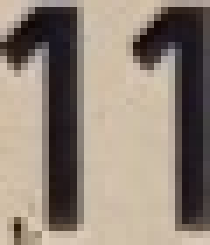
#> input picture Mathable/cifre/11/04.jpg, 30 x 35 px, found by its file name (shown 7 times larger)
$ jupyter execute --allow-errors solutie.ipynb
#> lines starting #> are read from the running program, lines starting #| are printed output that depends on the picture; after the words box and inside, x2 and y2 are one past the last pixel; in counts of white or black regions, pixels touching at a corner belong together
#> further down, img is the input picture: shape (35, 30, 3); mean B, G, R 120.4, 132.8, 145.9
<h1 style="text-align: center;"> Concepte și Aplicații în Vederea Artificială - Tema 1 </h1>
<h1 style="text-align: center;"> Calculator automat de scor pentru jocul Mathable </h1>

<p style="text-align: right;"> Proiect realizat de: Bucă Mihnea-Vicențiu <p>

**Obiectiv**

Scopul acestui proiect este dezvoltarea unui sistem automat pentru a calcula scorul în jocul Mathable.

### Biblioteci

[cell 1]
import os
import cv2 as cv
import numpy as np
import matplotlib.pyplot as plt

[cell 2]
import matplotlib

print("python==", os.sys.version, sep="")
print("opencv_python==", cv.__version__, sep="")
print("numpy==", np.__version__, sep="")
print("matplotlib==", matplotlib.__version__, sep="")

### Evaluare

[cell 3]
# Folders and files we use
folder_path_input = '../testare'
folder_path_output = '../352_Buca_Mihnea-Vicentiu'

# number of games (add +1 since the loop starts from 1)
nr_games = 4 + 1
nr_turns = 50 + 1

### Task 1.

[cell 4]
# [6 lines left out: function show_img, not called in this run]

[cell 5]
def extract_table(image, debug = False):
    # find the coordinates of the table
#> called with debug = False
    image_gray = cv.cvtColor(image, cv.COLOR_BGR2GRAY)
    image_m_blur = cv.medianBlur(image_gray, 5)
    image_g_blur = cv.GaussianBlur(image_m_blur, (5, 5), 0)

    kernel = np.ones((5, 5), np.uint8)
    thresh = cv.erode(image_g_blur, kernel, iterations=2)

    edges =  cv.Canny(thresh, 150, 400)
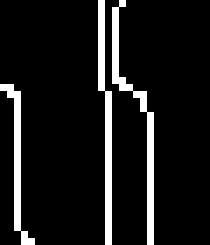
#> edges: shape (35, 30) (shown 7 times larger); 9.4% white in thin lines or dots, all inside (x1, y1, x2, y2) = (0, 0, 22, 35)
    edges = cv.dilate(edges, kernel, iterations=2)
#> edges: shape (35, 30); 66.8% white; 2 black regions

    contours, _ = cv.findContours(edges, cv.RETR_EXTERNAL, cv.CHAIN_APPROX_SIMPLE)
#> contours = 2 contours; box (x1, y1, x2, y2) and area: (10, 0, 26, 35) 454, (0, 8, 9, 35) 166

    # find bounding box of the table
    top_left     = (float('inf'), float('inf'))
    top_right    = (-float('inf'), float('inf'))
    bottom_left  = (float('inf'), -float('inf'))
    bottom_right = (-float('inf'), -float('inf'))

    for contour in contours:
        x, y, w, h = cv.boundingRect(contour)
        top_left = (min(top_left[0], x), min(top_left[1], y))
        top_right = (max(top_right[0], x + w), min(top_right[1], y))
        bottom_left = (min(bottom_left[0], x), max(bottom_left[1], y + h))
        bottom_right = (max(bottom_right[0], x + w), max(bottom_right[1], y + h))
#> this loop made 2 passes
#> (x, y, w, h, top_right, bottom_left, bottom_right) on passes 1 to 2: (0, 8, 9, 27, (9, 8), (0, 35), (9, 35)), (10, 0, 16, 35, (26, 0), (0, 35), (26, 35))

    if debug:
        image_copy = image.copy()
        cv.circle(image_copy, tuple(top_left), 20, (0, 0, 255), -1)
        cv.circle(image_copy, tuple(top_right), 20, (0, 0, 255), -1)
        cv.circle(image_copy, tuple(bottom_left), 20, (0, 0, 255) ,-1)
        cv.circle(image_copy, tuple(bottom_right), 20, (0, 0, 255), -1)
        show_img("Bounding Box", image_copy)

    # transform the perspective of the image
    width, height = 910, 910
    bounding_box = np.array([top_left, top_right, bottom_left, bottom_right], dtype="float32")
#> bounding_box = [[0, 0], [26, 0], [0, 35], [26, 35]]
    destination_points = np.array([[0, 0], [width, 0], [0, height], [width, height]], dtype="float32")
    M = cv.getPerspectiveTransform(bounding_box, destination_points)
#> M = [[35, 0, 0], [0, 26, 0], [0, 0, 1]]
    result = cv.warpPerspective(image, M, (width, height))
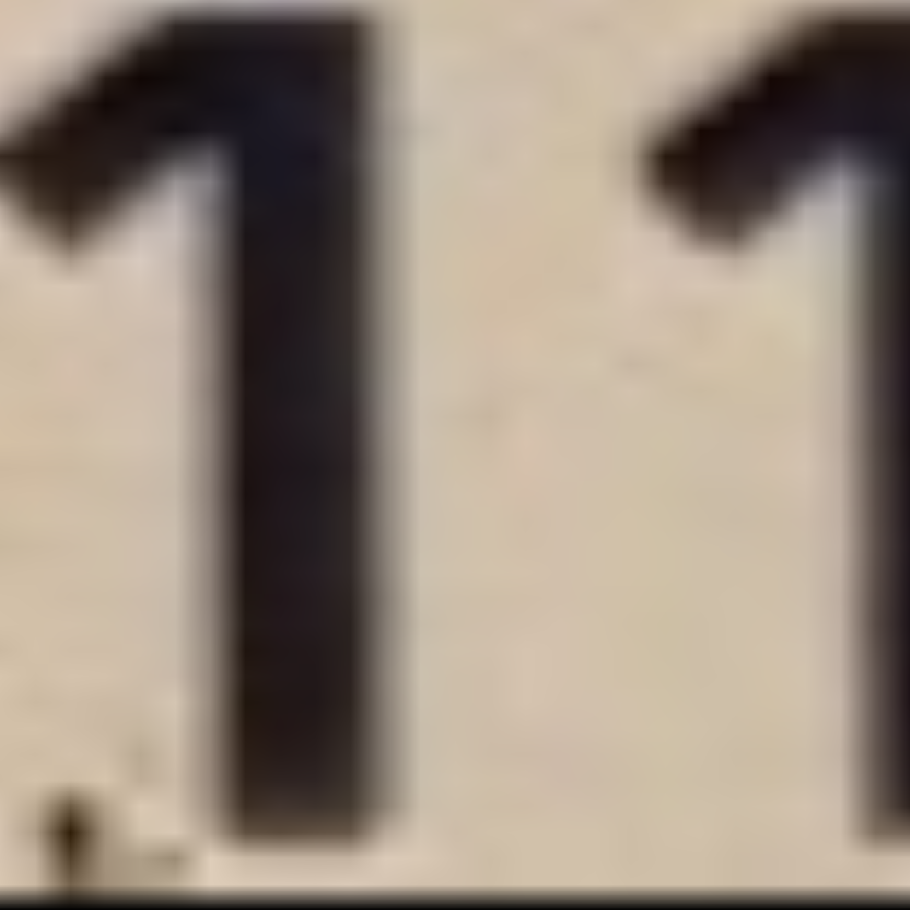
#> result: shape (910, 910, 3); mean B, G, R 126.4, 140.3, 153.9

    if debug:
        show_img("Extracted Table", result)

    return result

# Test the function to see if we extract the correct bounding box
img = cv.imread('../imagini_auxiliare/04.jpg')
table = extract_table(img, debug=False)

[cell 6]
def get_horizontal_vertical():
    lines_horizontal = []
    for i in range(0, 911, 65):
        l = []
        l.append((0, i))
        l.append((909, i))
        lines_horizontal.append(l)

    lines_vertical = []
    for i in range(0, 911, 65):
        l = []
        l.append((i, 0))
        l.append((i, 909))
        lines_vertical.append(l)

    return lines_horizontal, lines_vertical

def show_horizontal_vertical(lines_horizontal, lines_vertical, debug = False):
#> called with debug = False
    img = cv.imread('../imagini_auxiliare/03.jpg')
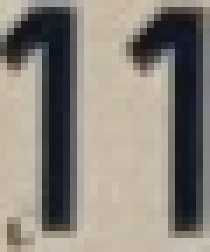
#> input picture Mathable/cifre/11/03.jpg, 30 x 36 px, found by its file name (shown 7 times larger)
#> img is the input picture: shape (36, 30, 3); mean B, G, R 124, 132.4, 138.5
    result = extract_table(img)
#> call 2 of extract_table, with debug = False
#> in extract_table (call 2), `edges =  cv.Canny(thresh, 150, 400)`: edges: shape (36, 30); 11.4% white in thin lines or dots
#> in extract_table (call 2), `edges = cv.dilate(edges, kernel, iterations=2)`:
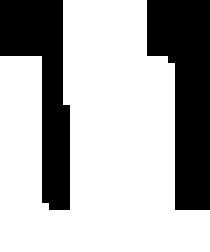
#> edges: shape (36, 30) (shown 7 times larger); 69% white; 2 black regions
#> in extract_table (call 2), `contours, _ = cv.findContours(edges, cv.RETR_EXTERNAL, cv.CHAIN_APPROX..`: contours = 1 contour; box (x1, y1, x2, y2) and area: (0, 0, 30, 36) 660
#> the loop in extract_table (call 2), `for contour in contours:` made 1 pass
#> (x, y, w, h, top_right, bottom_left) on pass 1: (0, 0, 30, 36, (30, 0), (0, 36))
#> in extract_table (call 2), `bounding_box = np.array([top_left, top_right, bottom_left, bottom_righ..`: bounding_box = [[0, 0], [30, 0], [0, 36], [30, 36]]
#> in extract_table (call 2), `M = cv.getPerspectiveTransform(bounding_box, destination_points)`: M = [[30.33, 0, 0], [0, 25.28, 0], [0, 0, 1]]
    for line in lines_vertical:
        cv.line(result, line[0], line[1], (0, 255, 0), 4)
        for line in lines_horizontal:
            cv.line(result, line[0], line[1], (0, 0, 255), 4)
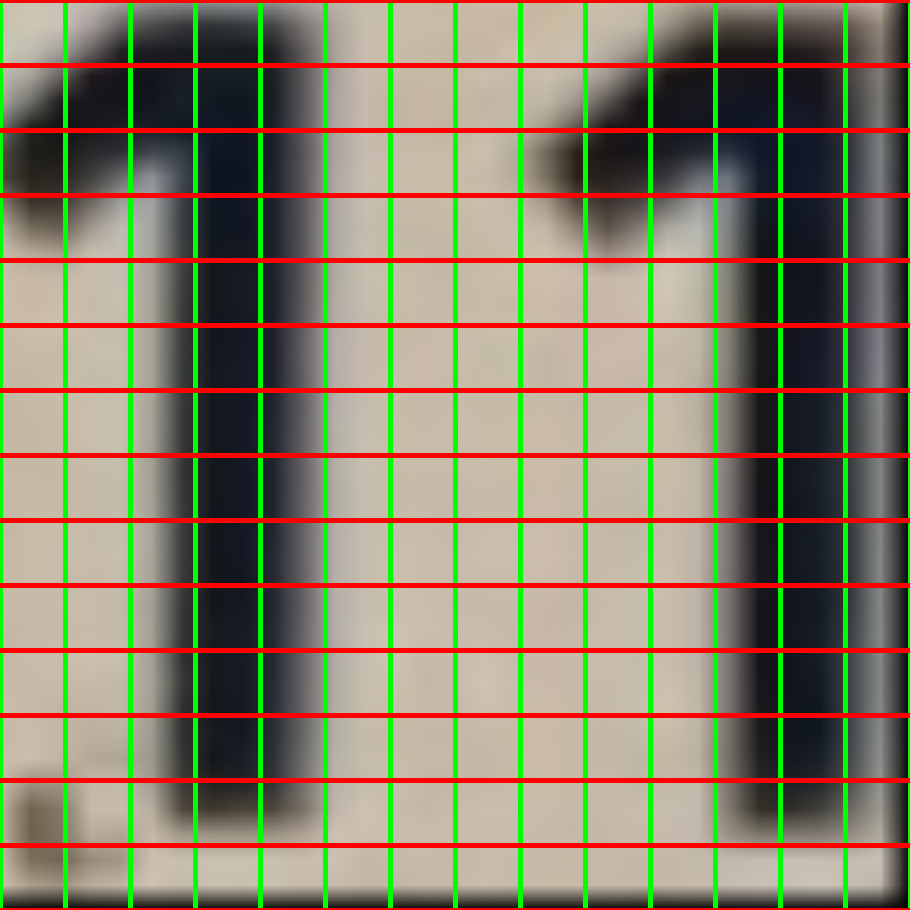
#> result: shape (910, 910, 3); mean B, G, R 101.9, 126.8, 133.3

    if debug:
        show_img('Horizontal/Vertical Lines', result)

lines_horizontal, lines_vertical = get_horizontal_vertical()
show_horizontal_vertical(lines_horizontal, lines_vertical, debug=False)

[cell 7]
def extract_color_of_each_cell(): # Hardcoded the colors of the game grid
    table = [
        ["Y", "W", "W", "W", "W", "W", "Y", "Y", "W", "W", "W", "W", "W", "Y"],
        ["W", "V", "W", "W", "B", "W", "W", "W", "W", "B", "W", "W", "V", "W"],
        ["W", "W", "V", "W", "W", "B", "W", "W", "B", "W", "W", "V", "W", "W"],
        ["W", "W", "W", "V", "W", "W", "B", "B", "W", "W", "V", "W", "W", "W"],
        ["W", "B", "W", "W", "V", "W", "B", "B", "W", "V", "W", "W", "B", "W"],
        ["W", "W", "B", "W", "W", "W", "W", "W", "W", "W", "W", "B", "W", "W"],
        ["Y", "W", "W", "B", "B", "W", "Y", "Y", "W", "B", "B", "W", "W", "Y"],
        ["Y", "W", "W", "B", "B", "W", "Y", "Y", "W", "B", "B", "W", "W", "Y"],
        ["W", "W", "B", "W", "W", "W", "W", "W", "W", "W", "W", "B", "W", "W"],
        ["W", "B", "W", "W", "V", "W", "B", "B", "W", "V", "W", "W", "B", "W"],
        ["W", "W", "W", "V", "W", "W", "B", "B", "W", "W", "V", "W", "W", "W"],
        ["W", "W", "V", "W", "W", "B", "W", "W", "B", "W", "W", "V", "W", "W"],
        ["W", "V", "W", "W", "B", "W", "W", "W", "W", "B", "W", "W", "V", "W"],
        ["Y", "W", "W", "W", "W", "W", "Y", "Y", "W", "W", "W", "W", "W", "Y"],
    ]

    return table

[cell 8]
# Needed variables
visited_positions = set()
current_possible_positions = set()
table_colors = extract_color_of_each_cell()
table_moves_i, table_moves_j = [-1, 1, 0, 0], [0, 0, -1, 1]

def reset_visited_positions():
    visited_positions = set(((6, 6), (6, 7), (7, 6), (7, 7)))
    current_possible_positions = set(((6, 5), (7, 5), (6, 8), (7, 8), (5, 6), (5, 7), (8, 6), (8, 7)))
    return visited_positions, current_possible_positions

[cell 9]
# [8 lines left out: function check_position, not called in this run]

def format_position(position):
    return "{}{}".format(position[1] + 1, chr(position[0] + 65))

[cell 10]
# [89 lines left out: functions compare_cells, extract_cells, not called in this run]

[cell 11]
task1_moves = []

# extract the first image for the first comparison
first_img = cv.imread(f'../imagini_auxiliare/01.jpg')
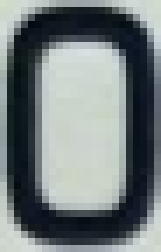
#> input picture Mathable/cifre/0/01.jpg, 23 x 36 px, found by its file name (shown 7 times larger)
#> first_img is the input picture: shape (36, 23, 3); mean B, G, R 125, 124.1, 114.9
first_img = extract_table(first_img)
#> call 3 of extract_table, with debug = False
#> in extract_table (call 3), `image_g_blur = cv.GaussianBlur(image_m_blur, (5, 5), 0)`:
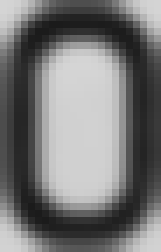
#> image_g_blur: shape (36, 23) (shown 7 times larger); min 27, max 213, mean 119
#> in extract_table (call 3), `thresh = cv.erode(image_g_blur, kernel, iterations=2)`:
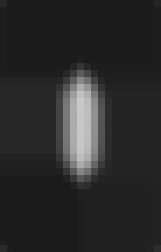
#> thresh: shape (36, 23) (shown 7 times larger); min 27, max 200, mean 42.6
#> in extract_table (call 3), `edges =  cv.Canny(thresh, 150, 400)`: edges: shape (36, 23); 4.6% white in thin lines or dots, all inside (x1, y1, x2, y2) = (9, 10, 14, 26)
#> in extract_table (call 3), `edges = cv.dilate(edges, kernel, iterations=2)`:
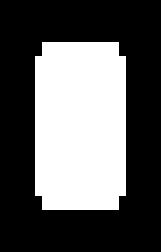
#> edges: shape (36, 23) (shown 7 times larger); 36.7% white; 1 white region
#> in extract_table (call 3), `contours, _ = cv.findContours(edges, cv.RETR_EXTERNAL, cv.CHAIN_APPROX..`: contours = 1 contour; box (x1, y1, x2, y2) and area: (5, 6, 18, 30) 270
#> the loop in extract_table (call 3), `for contour in contours:` made 1 pass
#> (x, y, w, h, top_right, bottom_left, bottom_right) on pass 1: (5, 6, 13, 24, (18, 6), (5, 30), (18, 30))
#> in extract_table (call 3), `bounding_box = np.array([top_left, top_right, bottom_left, bottom_righ..`: bounding_box = [[5, 6], [18, 6], [5, 30], [18, 30]]
#> in extract_table (call 3), `M = cv.getPerspectiveTransform(bounding_box, destination_points)`: M = [[70, -3.93e-16, -350], [-3.16e-15, 37.92, -227.5], [-9.61e-18, -1.3e-18, 1]]
#> in extract_table (call 3), `result = cv.warpPerspective(image, M, (width, height))`:
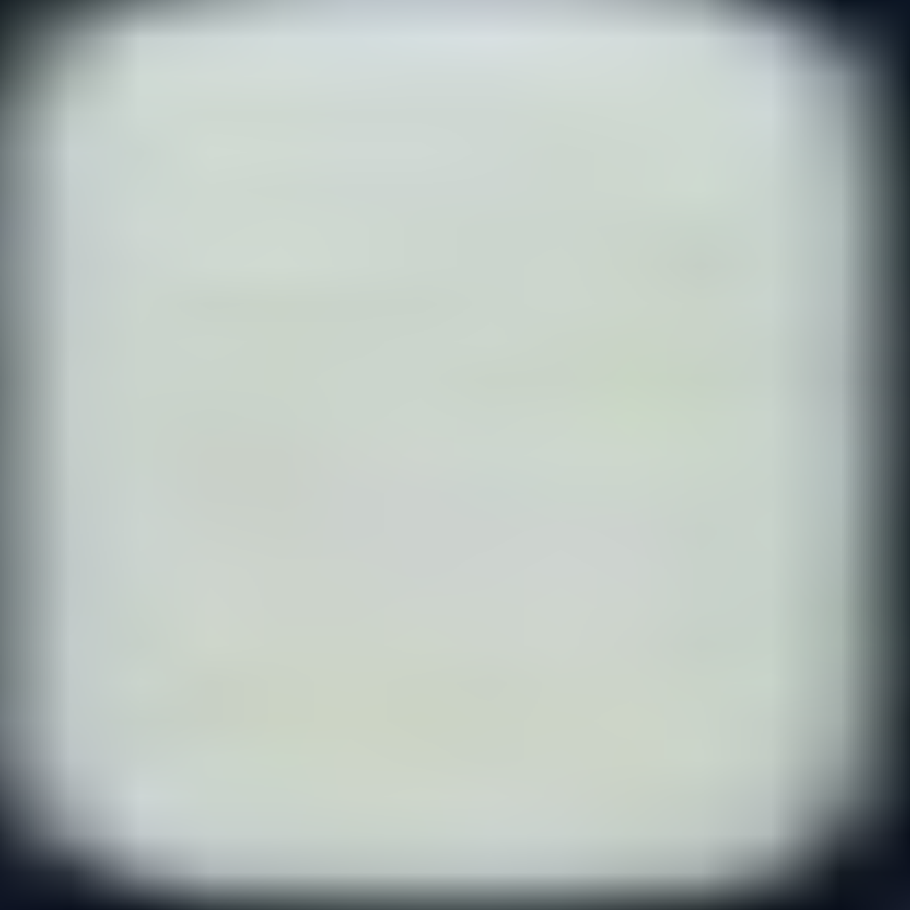
#> result: shape (910, 910, 3); mean B, G, R 185.8, 190.7, 181.4

#> (the rest of this cell did not finish here and is left out)

        res = extract_cells(org, result)

        list_moves += [res]
        org = result

    # append the moves for the current task
    task1_moves.append(list_moves.copy())

# for row in task1_moves:
#     print(row)

### Task 2

[cell 12]
mathable_digits = [
    '0', '1', '2', '3', '4', '5', '6', '7', '8', '9',
    '10', '11', '12', '13', '14', '15', '16', '17', '18', '19',
    '20', '21', '24', '25', '27', '28',
    '30', '32', '35', '36',
    '40', '42', '45', '48', '49',
    '50', '54', '56',
    '60', '63', '64',
    '70', '72',
    '80', '81',
    '90'
];

cnt = {}
for digit in mathable_digits:
    if digit not in cnt:
        cnt[digit] = 0

[cell 13]
# [35 lines left out: functions find_bounding_box, find_bounding_box_2, not called in this run]

[cell 14]
# [21 lines left out: functions extract_portion, extract_coordinates, not called in this run]

[cell 15]
# [37 lines left out: function extract_data_from_auxiliary_images, not called in this run]

[cell 16]
# [29 lines left out: function extract_data_from_training_images, not called in this run]

[cell 17]
# [29 lines left out: function extract_data_from_fake_test, not called in this run]

[cell 18]
# [4 lines left out: function get_digits, not called in this run]

[cell 19]
# [31 lines left out: function rotate_digits, not called in this run]

[cell 20]
# [16 lines left out: function change_lumiosity_slightly, not called in this run]

[cell 21]
# [15 lines left out: function add_noise, not called in this run]

[cell 22]
# [10 lines left out: function clear_folders, not called in this run]

[cell 23]
# [15 lines left out: function extract_dataset, not called in this run]

# extract_dataset()

[cell 24]
def extract_table_information():
    table = [
        ["Y", "W", "W", "W", "W", "W", "Y", "Y", "W", "W", "W", "W", "W", "Y"],
        ["W", "V", "W", "W", "/", "W", "W", "W", "W", "/", "W", "W", "V", "W"],
        ["W", "W", "V", "W", "W", "-", "W", "W", "-", "W", "W", "V", "W", "W"],
        ["W", "W", "W", "V", "W", "W", "+", "*", "W", "W", "V", "W", "W", "W"],
        ["W", "/", "W", "W", "V", "W", "*", "+", "W", "V", "W", "W", "/", "W"],
        ["W", "W", "-", "W", "W", "W", "W", "W", "W", "W", "W", "-", "W", "W"],
        ["Y", "W", "W", "*", "+", "W", "k", "Y", "W", "*", "+", "W", "W", "Y"],
        ["Y", "W", "W", "+", "*", "W", "Y", "Y", "W", "+", "*", "W", "W", "Y"],
        ["W", "W", "-", "W", "W", "W", "W", "W", "W", "W", "W", "-", "W", "W"],
        ["W", "/", "W", "W", "V", "W", "+", "*", "W", "V", "W", "W", "/", "W"],
        ["W", "W", "W", "V", "W", "W", "*", "+", "W", "W", "V", "W", "W", "W"],
        ["W", "W", "V", "W", "W", "-", "W", "W", "-", "W", "W", "V", "W", "W"],
        ["W", "V", "W", "W", "/", "W", "W", "W", "W", "/", "W", "W", "V", "W"],
        ["Y", "W", "W", "W", "W", "W", "Y", "Y", "W", "W", "W", "W", "W", "Y"],
    ]

    placements = [[0 for _ in range(14)] for _ in range(14)]
    placements[6][6] = 1
    placements[6][7] = 2
    placements[7][6] = 3
    placements[7][7] = 4

    return table, placements

[cell 25]
# Needed variables
remaining_digits = {}
visited_positions = set()
table_information, table_placements = extract_table_information()

def get_number_on_each_cell():
    visited_positions = set(((6, 6), (6, 7), (7, 6), (7, 7)))
    return visited_positions

def get_number_for_each_digit():
    cnt = {}
    special_digits = ['1', '2', '3', '4', '5', '6', '7', '8', '9', '10']
    for digit in mathable_digits:
        if digit in special_digits:
            cnt[digit] = 7
        else:
            cnt[digit] = 1

    return cnt
